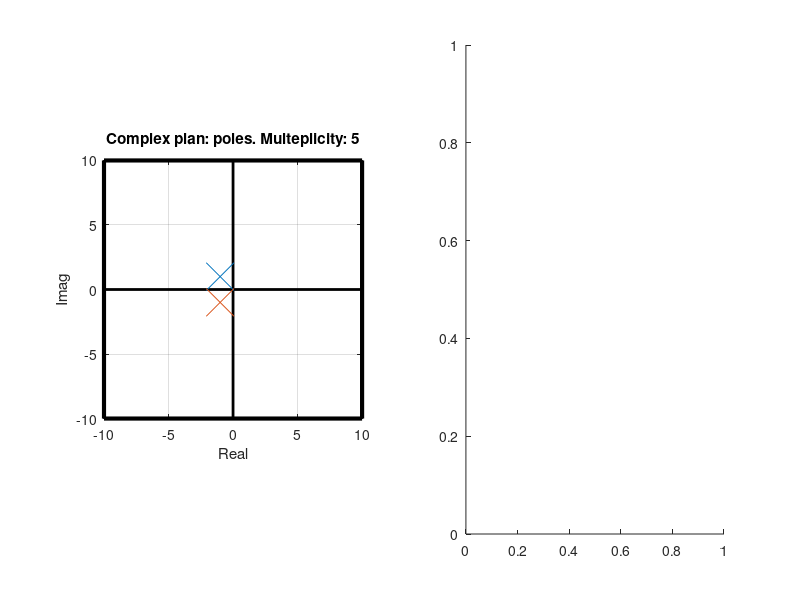

This chart was generated by the following MATLAB code: (Note: this script raises an error after producing the figure.)
clear all;
close all;
clc

while true
    multeplicita=input('Set multeplicity:\n');
    if isscalar(multeplicita)==0
        fprintf('Multeplicity should be a positive integer\n');
        continue;
    end
    if (floor(multeplicita)~=multeplicita)
        fprintf('Multeplicity should be a positive integer\n');
        continue;
    end
    if (multeplicita<1)
        fprintf('Multeplicity should be a positive integer\n');
        continue;
    end
    break
end

polo=-1+1i;

tempo=5;
t=linspace(0,tempo,1e3)';
limite=10;

subplot(1,2,1)
% draw a box
plot([-limite -limite limite limite -limite], ...
    [-limite limite limite -limite -limite], ...
    'k','LineWidth',3)

hold on

% x axis
plot([-limite,limite],[0 0],'k','LineWidth',2);

% y axis
plot([0,0],[-limite,limite],'k','LineWidth',2);

axis equal
axis square
axis manual

p1=plot(real(polo), imag(polo), 'x','MarkerSize', 20);
p2=plot(real(polo),-imag(polo), 'x','MarkerSize', 20);


grid on
xlabel('Real')
ylabel('Imag')
title(sprintf('Complex plan: poles. Multeplicity: %d',multeplicita))

subplot(1,2,2)
m1=t.^(multeplicita-1).*real(exp(polo*t));
m2=t.^(multeplicita-1).*imag(exp((polo)*t));
inviluppo=t.^(multeplicita-1).*exp(real(polo)*t);

hm1=plot(t,m1,'Color',p1.Color,'LineWidth',2);
hold on
hm2=plot(t,m2,'Color',p2.Color,'LineWidth',2);
hm3=plot(t,inviluppo,'--k','LineWidth',2);
hm4=plot(t,-inviluppo,'--k','LineWidth',2);
xlabel('time')
ylabel('amplitude')
title('Mode')
grid on
xlim([0 tempo])

hfig=gcf;
while ishandle(hfig)
    [x_coord, y_coord]=ginput(1);
    if abs(y_coord)<0.1
        y_coord=0;
    end
    if abs(x_coord)<0.1
        x_coord=0;
    end
    polo=x_coord+1i*y_coord;
    m1=t.^(multeplicita-1).*real(exp(polo*t));
    if y_coord==0
        m2=nan(length(t),1);
        inviluppo=nan(length(t),1);
    else
        m2=t.^(multeplicita-1).*imag(exp((polo)*t));
        inviluppo=t.^(multeplicita-1).*exp(real(polo)*t);

    end
    p1.XData=real(polo);
    p1.YData=imag(polo);
    p2.XData=real(polo);
    p2.YData=-imag(polo);

    hm1.YData=m1;
    hm2.YData=m2;
    hm3.YData=inviluppo;
    hm4.YData=-inviluppo;
    drawnow
end